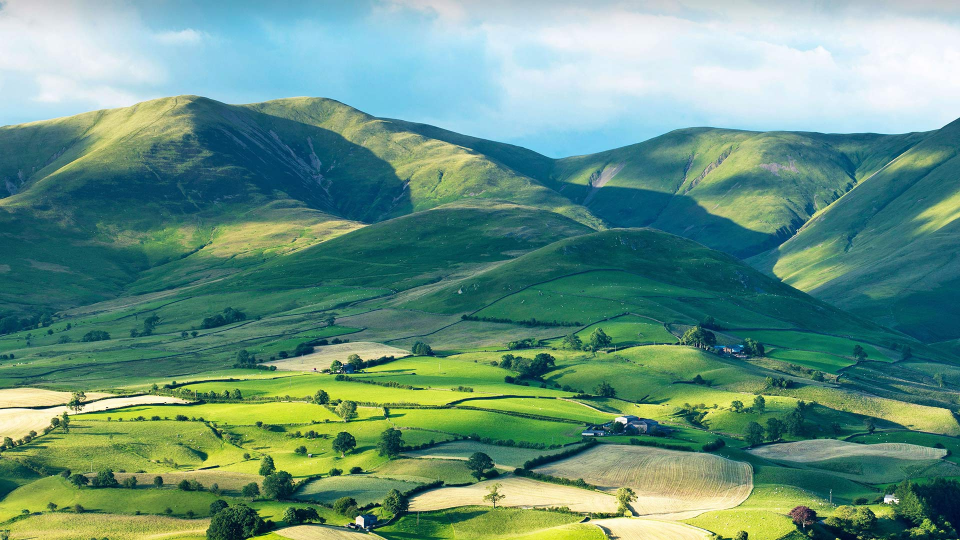
#> input picture 图片预处理/tp/1.jpg, 1920 x 1080 px (shown at 1/2 size); its folder holds only this picture in this run
$ python '图片批处理.py'
#> lines starting #> are read from the running program, lines starting #| are printed output that depends on the picture
##任务一
import cv2
import glob

i = 0
for img in glob.glob(r'./tp/*.jpg'):
    img = cv2.imread(img)
#> img is the input picture: shape (1080, 1920, 3); mean B, G, R 129.6, 147.9, 104
    imgResize = cv2.resize(img, (256, 256))  ##将图片的长宽均缩小为 256 像素
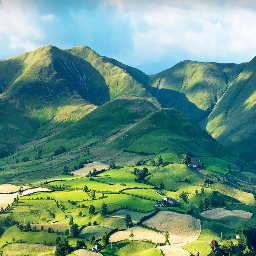
#> imgResize: shape (256, 256, 3); mean B, G, R 129.5, 147.8, 103.9
    flipped = cv2.flip(imgResize, 1)  ##图像进行水平镜像翻转
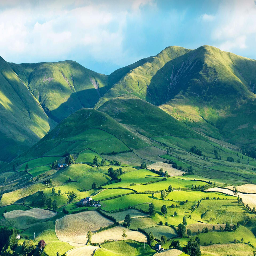
#> flipped: shape (256, 256, 3); mean B, G, R 129.5, 147.8, 103.9
    Cropped = flipped[0:255, 0:255]  ##图像进行左上角 250*250 像素进行裁剪
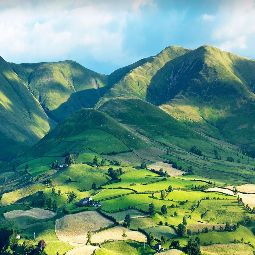
#> Cropped: shape (255, 255, 3); mean B, G, R 129.7, 147.8, 103.8
    dst = cv2.cvtColor(Cropped, cv2.COLOR_BGR2GRAY)  ##图像进行灰度化
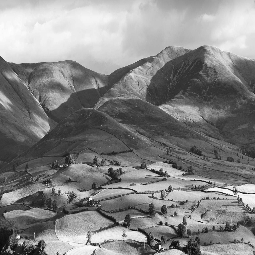
#> dst: shape (255, 255); min 8, max 254, mean 132.6
    cv2.imwrite('./gtp/{}.jpg'.format(i), dst)
    i = i + 1

$ run again, on 图片预处理/tp/13.jpg
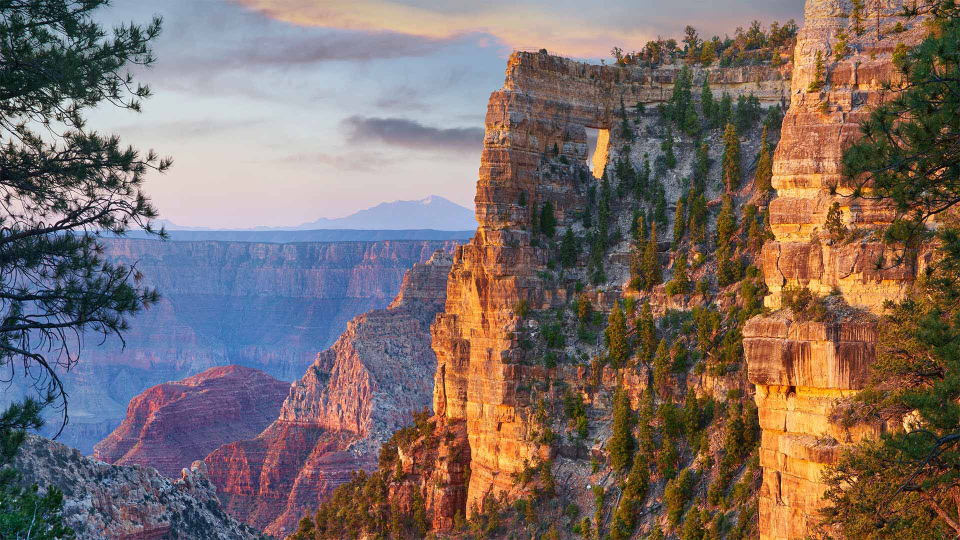
#> input picture 图片预处理/tp/13.jpg, 1920 x 1080 px (shown at 1/2 size)
#> img is the input picture: shape (1080, 1920, 3); mean B, G, R 103.9, 108.9, 124.7
#> `Cropped = flipped[0:255, 0:255]`:
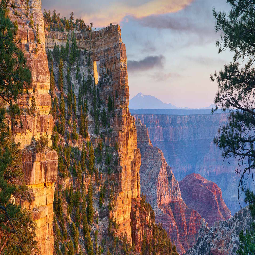
#> Cropped: shape (255, 255, 3); mean B, G, R 103.9, 108.9, 124.8
#> `dst = cv2.cvtColor(Cropped, cv2.COLOR_BGR2GRAY)`:
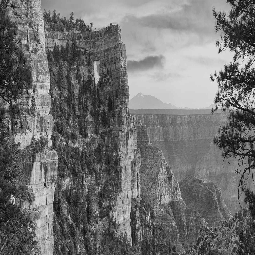
#> dst: shape (255, 255); min 3, max 245, mean 113.1

$ run again, on 图片预处理/tp/14.jpg
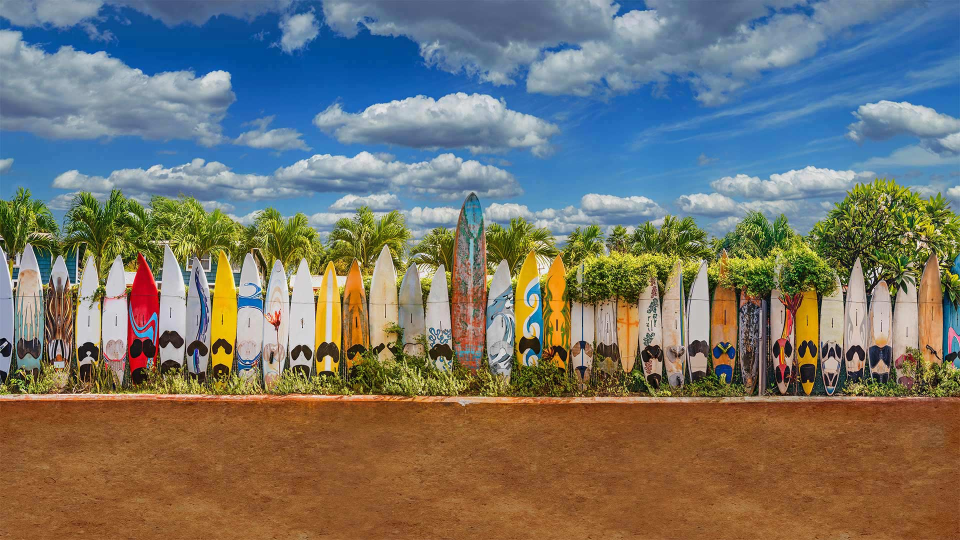
#> input picture 图片预处理/tp/14.jpg, 1920 x 1080 px (shown at 1/2 size)
#> img is the input picture: shape (1080, 1920, 3); mean B, G, R 107.5, 116.5, 118.3
#> `Cropped = flipped[0:255, 0:255]`:
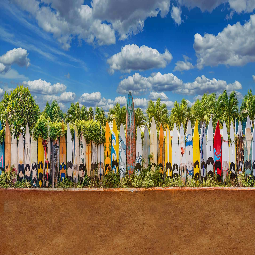
#> Cropped: shape (255, 255, 3); mean B, G, R 107.5, 116.5, 118
#> `dst = cv2.cvtColor(Cropped, cv2.COLOR_BGR2GRAY)`:
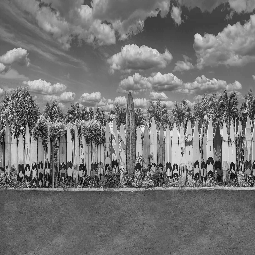
#> dst: shape (255, 255); min 4, max 248, mean 115.9

$ run again, on 图片预处理/tp/15.jpg
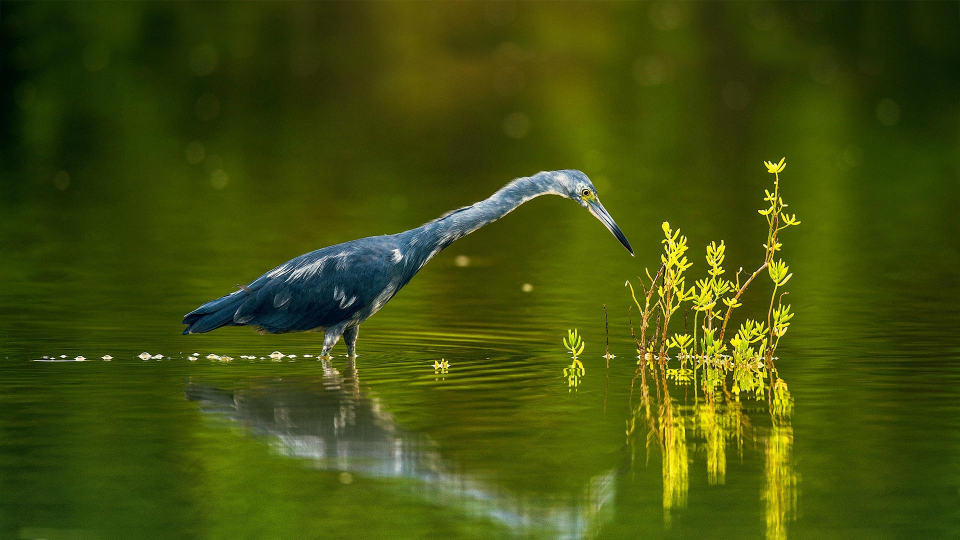
#> input picture 图片预处理/tp/15.jpg, 1920 x 1080 px (shown at 1/2 size)
#> img is the input picture: shape (1080, 1920, 3); mean B, G, R 12.6, 79.6, 66.9
#> `Cropped = flipped[0:255, 0:255]`:
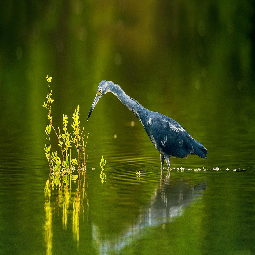
#> Cropped: shape (255, 255, 3); mean B, G, R 12.5, 79.5, 66.8
#> `dst = cv2.cvtColor(Cropped, cv2.COLOR_BGR2GRAY)`:
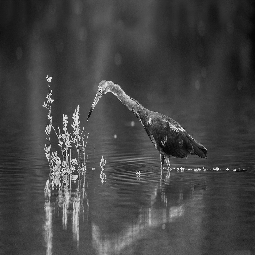
#> dst: shape (255, 255); min 2, max 252, mean 68

$ run again, on 图片预处理/tp/10.jpg
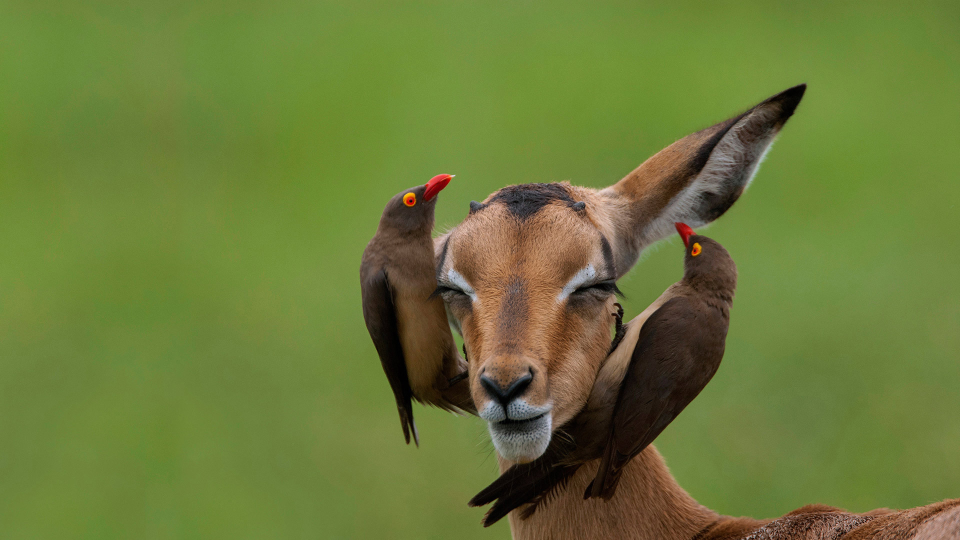
#> input picture 图片预处理/tp/10.jpg, 1920 x 1080 px (shown at 1/2 size)
#> img is the input picture: shape (1080, 1920, 3); mean B, G, R 57.5, 122.1, 107.2
#> `dst = cv2.cvtColor(Cropped, cv2.COLOR_BGR2GRAY)`:
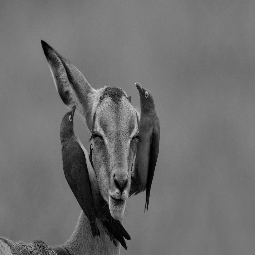
#> dst: shape (255, 255); min 0, max 218, mean 110.2
